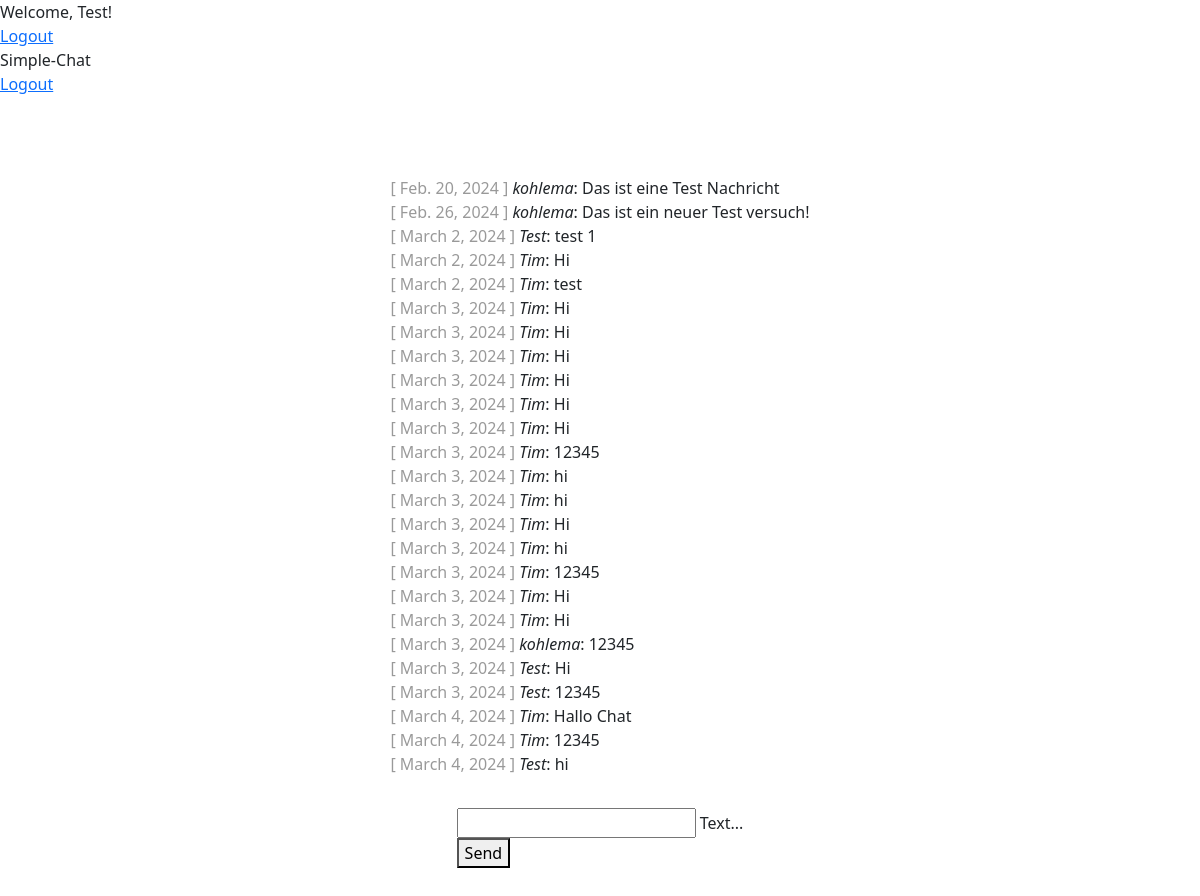
Before: /chat/ (signed in) with the older database file.
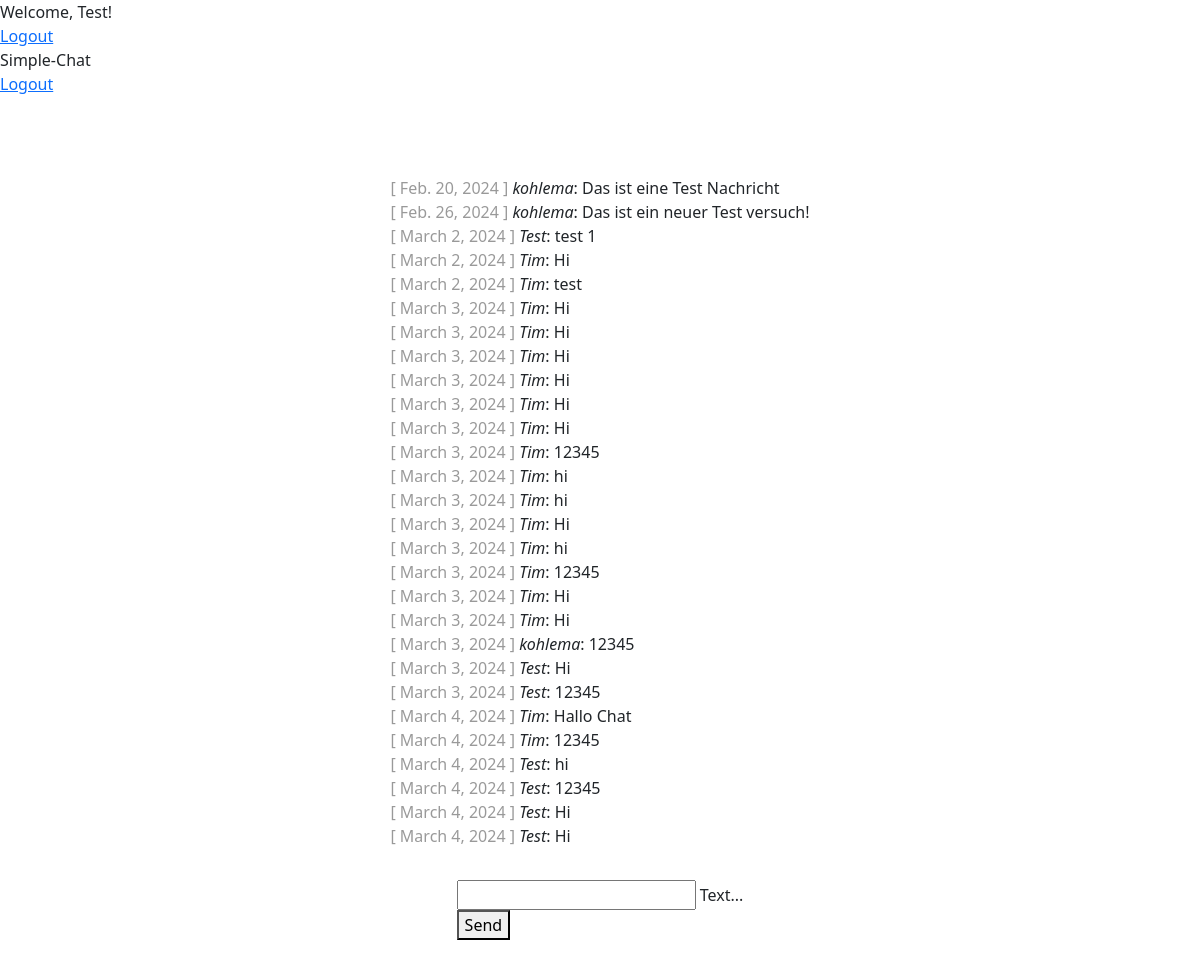
After: the same page with the newer database file.
### chat/models.py (models this page shows)
class Message(models.Model):
    text = models.CharField(max_length=500)
    created_at = models.DateField(default=date.today)
    chat = models.ForeignKey(Chat, on_delete=models.CASCADE, related_name='chat_message_set', default=None, blank=True, null=True)
    author = models.ForeignKey(settings.AUTH_USER_MODEL, on_delete=models.CASCADE, related_name='author_message_set')
    receiver = models.ForeignKey(settings.AUTH_USER_MODEL, on_delete=models.CASCADE, related_name='receiver_message_set')

### chat/views.py (the view, shortened to what this page needs)
# urls.py: path('chat/', index, name="chat"),
@login_required(login_url='/login_user/')                           #Refers to login page
def index(request):
    chat_messages = Message.objects.filter(chat__id=1)              #chat__id=1 = object__mit der id 1 => returns an Array
    return render(
        request,
        'chat/index.html',
        {'chat_messages': chat_messages}
    )

### chat/utils.py (called while the page is built)
def isRequestPost(request):
    return request.method == 'POST'

### chat/templates/chat/index.html (shortened to what this page needs)
{% extends "base.html" %}
{% block content %} {% if request.user.is_authenticated %}
<div id="messageContainer">
	{% for message in chat_messages %}
	<div>
		<span class="color-gray">[ {{ message.created_at }} ]</span>
		<i>{{ message.author }}</i>: {{ message.text }}
	</div>
	{% endfor %}
</div>
<form
	onsubmit="sendMessage(); return false;"
	method="POST"
	id="chatForm"
	class="form-style"
>
	<div class="mdl-textfield mdl-js-textfield mdl-textfield--floating-label">
		<input
			name="messageField"
			class="mdl-textfield__input"
			type="text"
			id="messageField"
		/>
		<label class="mdl-textfield__label" for="messageField">Text...</label>
	</div>
	<button
		class="mdl-button mdl-js-button mdl-button--raised mdl-js-ripple-effect mdl-button--accent"
		type="submit"
	>
		Send
	</button>
</form>
{% else %}
<h1>Not logged in!</h1>
<p>
	You are not logged in. Please log in.<br />
	Please follow the Link for <a href="{% url 'login_user' %}">Login</a>.
</p>
{% endif %} {% endblock %}

Changed rows visible on the page:
added Message: created_at "March 4, 2024", author "Test", text "12345"
added Message: created_at "March 4, 2024", author "Test", text "Hi"
added Message: created_at "March 4, 2024", author "Test", text "Hi"
